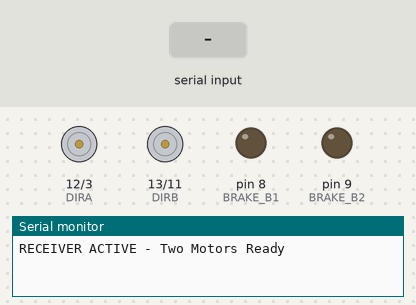
Bench run of a sketch on a simulated Arduino Uno, built with avr-gcc and run on an emulated ATmega328P. On the bench: direction and speed pins drawn as motors (green arrow = direction pin HIGH = forward, orange = LOW = backward, longer = more drive), output pins drawn as LEDs (lit = HIGH), the last lines printed to the serial monitor. The inputs (shaded band) are chosen by the test bench.

Above: at 1.2 s.
1.3 s: "F" received over the second serial link
At 2.5 s:
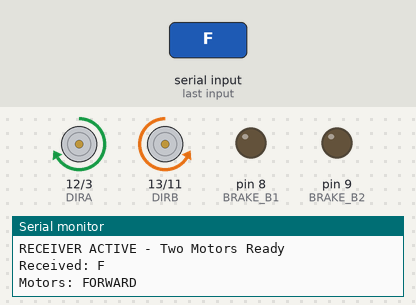
2.8 s: "B" received over the second serial link
At 3.7 s:
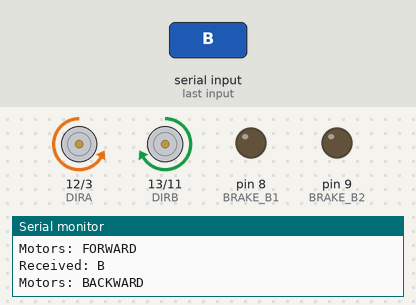
4.3 s: "L" received over the second serial link
At 4.9 s:
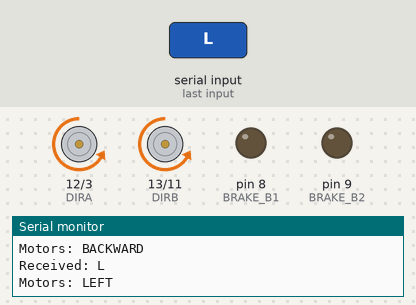
5.8 s: "R" received over the second serial link
At 7.0 s:
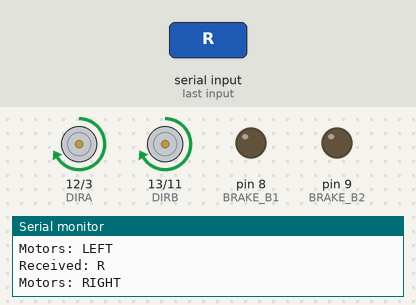
7.3 s: "S" received over the second serial link
At 8.3 s:
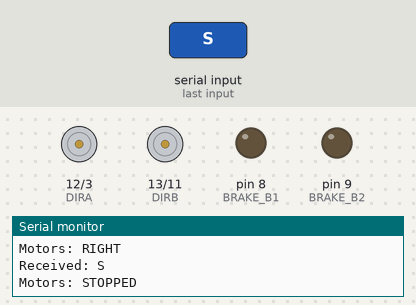
Timing chart, 0 to 9.8 s (numbered marks = the images above; inputs shaded):
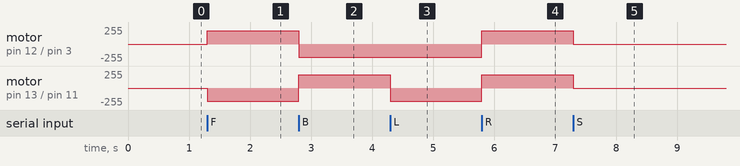

Measured:
- after the input at 1.3 s, motor on pin 12 (DIRA) / pin 3 (PWMA): stopped → forward 200/255 at once; motor on pin 13 (DIRB) / pin 11 (PWMB): stopped → backward 200/255 at once
- after the input at 2.8 s, motor on pin 12 (DIRA) / pin 3 (PWMA): forward 200/255 → backward 200/255 at once; motor on pin 13 (DIRB) / pin 11 (PWMB): backward 200/255 → forward 200/255 at once
- after the input at 4.3 s, motor on pin 13 (DIRB) / pin 11 (PWMB): forward 200/255 → backward 200/255 at once
- after the input at 5.8 s, motor on pin 12 (DIRA) / pin 3 (PWMA), motor on pin 13 (DIRB) / pin 11 (PWMB): backward 200/255 → forward 200/255 at once
- after the input at 7.3 s, motor on pin 12 (DIRA) / pin 3 (PWMA), motor on pin 13 (DIRB) / pin 11 (PWMB): forward 200/255 → stopped at once

The sketch:

RRMotorControlWORKING.ino
```cpp
#include <SoftwareSerial.h>

// Bluetooth on pins 6 (RX) and 5 (TX)
SoftwareSerial BT(6, 5);

// Motor A pins
#define PWMA 3
#define DIRA 12
#define DIRB 13

// Motor B pins
#define PWMB 11
#define BRAKE_B1 8
#define BRAKE_B2 9

void setup() {
  Serial.begin(9600);
  BT.begin(9600);

  // Motor A pins
  pinMode(PWMA, OUTPUT);
  pinMode(DIRA, OUTPUT);
  pinMode(DIRB, OUTPUT);

  // Motor B pins
  pinMode(PWMB, OUTPUT);
  pinMode(BRAKE_B1, OUTPUT);
  pinMode(BRAKE_B2, OUTPUT);

  // Release brake and stop motors
  digitalWrite(BRAKE_B1, LOW);
  digitalWrite(BRAKE_B2, LOW);
  analogWrite(PWMA, 0);
  analogWrite(PWMB, 0);

  Serial.println("RECEIVER ACTIVE - Two Motors Ready");
}

void loop() {
  if (BT.available()) {
    char cmd = BT.read();
    Serial.print("Received: ");
    Serial.println(cmd);

    switch (cmd) {
      case 'F':
        // Forward
        digitalWrite(DIRA, HIGH);   // Motor A forward
        digitalWrite(DIRB, LOW);    // Motor A back dir pin
        analogWrite(PWMA, 200);

        analogWrite(PWMB, 200);     // Motor B forward
        Serial.println("Motors: FORWARD");
        break;

      case 'B':
        // Backward
        digitalWrite(DIRA, LOW);    // Motor A backward
        digitalWrite(DIRB, HIGH);
        analogWrite(PWMA, 200);

        analogWrite(PWMB, 200);     // Motor B backward
        Serial.println("Motors: BACKWARD");
        break;

      case 'L':
        // Left turn: Motor A back, Motor B forward
        digitalWrite(DIRA, LOW);    // Motor A backward
        digitalWrite(DIRB, LOW);
        analogWrite(PWMA, 200);

        analogWrite(PWMB, 200);     // Motor B forward
        Serial.println("Motors: LEFT");
        break;

      case 'R':
        // Right turn: Motor A forward, Motor B back
        digitalWrite(DIRA, HIGH);   // Motor A forward
        digitalWrite(DIRB, HIGH);
        analogWrite(PWMA, 200);

        analogWrite(PWMB, 200);     // Motor B backward
        Serial.println("Motors: RIGHT");
        break;

      case 'S':
        // Stop
        analogWrite(PWMA, 0);
        analogWrite(PWMB, 0);
        Serial.println("Motors: STOPPED");
        break;
    }
  }
}
```
